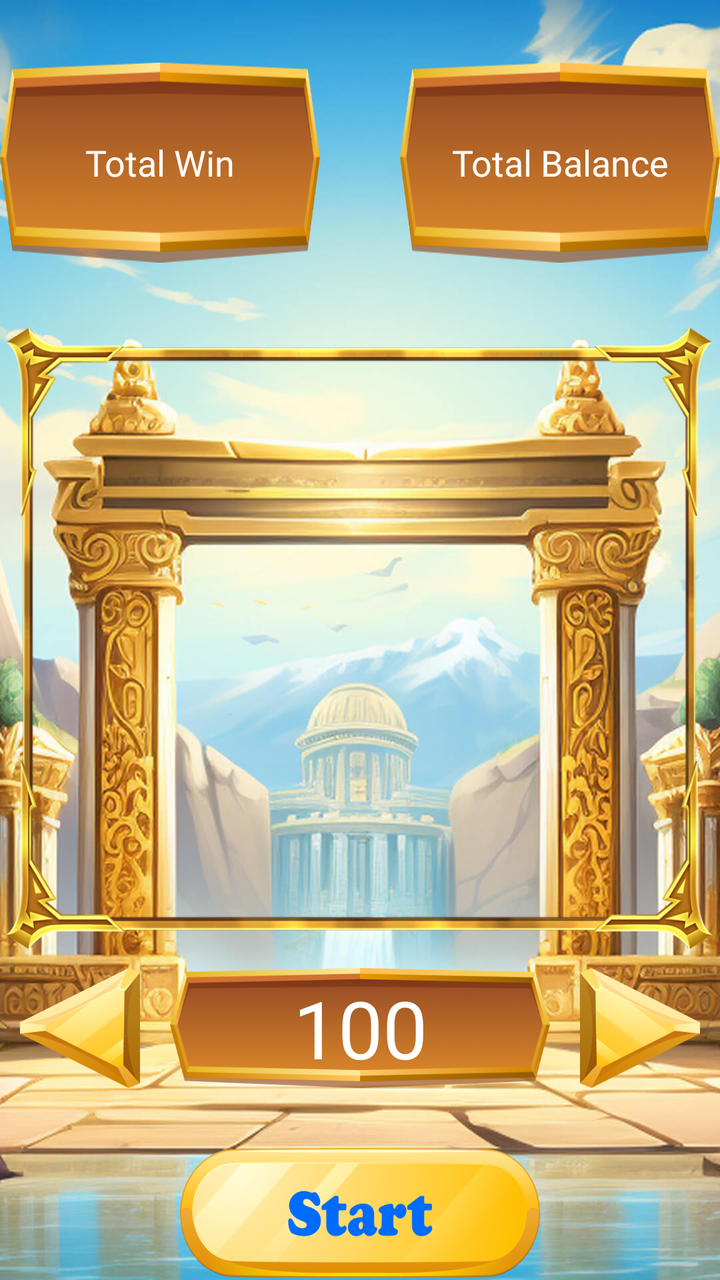
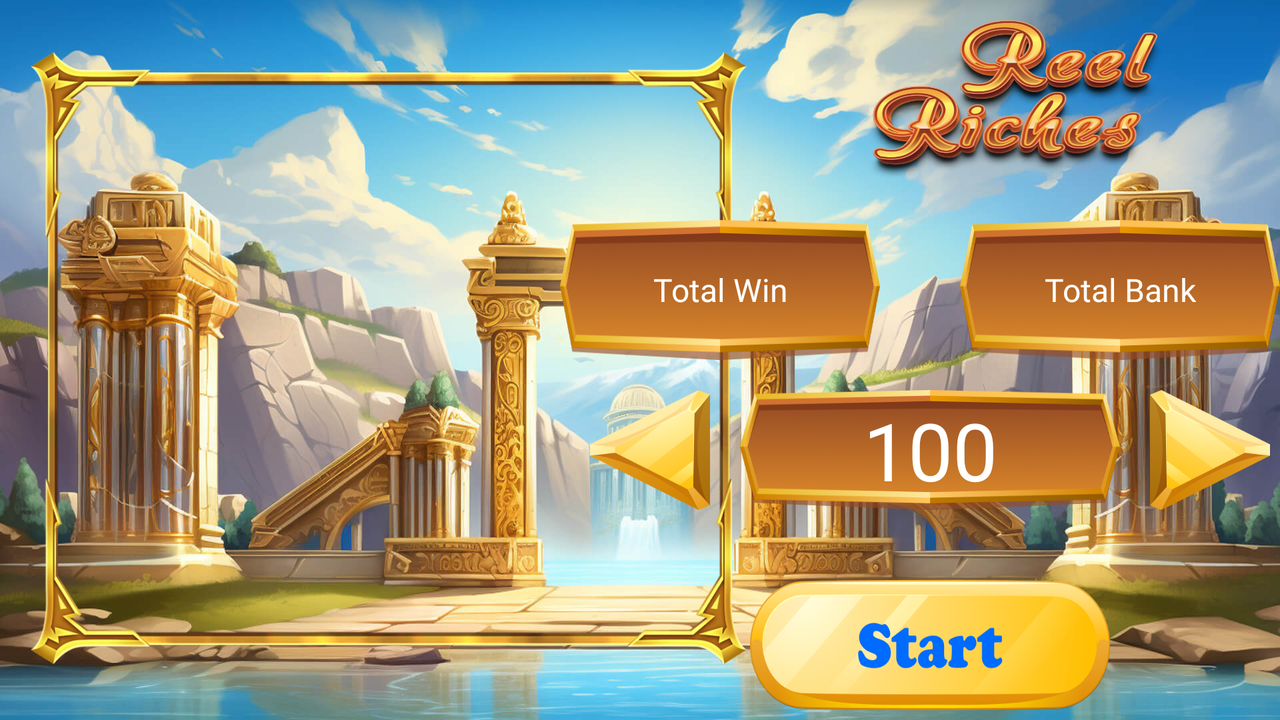

Two renders of one Android screen. The first uses the default layout on a phone; the second uses the alternative layout the repository ships for a different screen configuration, on a matching device. The two XML files are below.
<!-- AndroidManifest.xml: application theme Theme.ReelRiches -->
<!-- res/layout/game_screen.xml -->
<?xml version="1.0" encoding="utf-8"?>
<androidx.constraintlayout.widget.ConstraintLayout xmlns:android="http://schemas.android.com/apk/res/android"
    xmlns:app="http://schemas.android.com/apk/res-auto"
    android:layout_width="match_parent"
    android:layout_height="match_parent"
    android:background="@drawable/bg_vertical"
   >


    <View
        android:id="@+id/view"
        android:layout_width="355dp"
        android:layout_height="315dp"
        app:layout_constraintBottom_toBottomOf="parent"
        app:layout_constraintEnd_toEndOf="parent"
        app:layout_constraintStart_toStartOf="parent"
        app:layout_constraintTop_toTopOf="parent"
        android:background="@drawable/reel"
        />


    <LinearLayout
        android:id="@+id/linear_pointer"
        android:layout_width="330dp"
        android:layout_height="275dp"
        app:layout_constraintBottom_toBottomOf="parent"
        app:layout_constraintEnd_toEndOf="parent"
        app:layout_constraintStart_toStartOf="parent"
        app:layout_constraintTop_toTopOf="parent"
        android:orientation="horizontal" >

        <ScrollView
            android:id="@+id/scroll1"
            android:layout_width="0dp"
            android:layout_height="match_parent"
            android:layout_weight="1"
            android:paddingHorizontal="5dp"
            android:scrollbars="none"
            >

            <LinearLayout
                android:id="@+id/holder1"
                android:orientation="vertical"
                android:layout_width="match_parent"
                android:layout_height="wrap_content"
                />

        </ScrollView>

        <ScrollView
            android:id="@+id/scroll2"
            android:layout_width="0dp"
            android:layout_height="match_parent"
            android:layout_weight="1"
            android:paddingHorizontal="5dp"
            android:scrollbars="none"
            >

            <LinearLayout
                android:id="@+id/holder2"
                android:layout_width="match_parent"
                android:layout_height="wrap_content"
                android:orientation="vertical" />

        </ScrollView>
        <ScrollView
            android:id="@+id/scroll3"
            android:layout_width="0dp"
            android:layout_height="match_parent"
            android:layout_weight="1"
            android:paddingHorizontal="5dp"
            android:scrollbars="none"
            >

            <LinearLayout
                android:id="@+id/holder3"
                android:orientation="vertical"
                android:layout_width="match_parent"
                android:layout_height="wrap_content"
                />
        </ScrollView>
        <ScrollView
            android:id="@+id/scroll4"
            android:layout_width="0dp"
            android:layout_height="match_parent"
            android:layout_weight="1"
            android:paddingHorizontal="5dp"
            android:scrollbars="none"
            >

            <LinearLayout
                android:id="@+id/holder4"
                android:orientation="vertical"
                android:layout_width="match_parent"
                android:layout_height="wrap_content"
                />

        </ScrollView>

        <ScrollView
            android:id="@+id/scroll5"
            android:layout_width="0dp"
            android:layout_height="match_parent"
            android:layout_weight="1"
            android:paddingHorizontal="5dp"
            android:scrollbars="none"
            >

            <LinearLayout
                android:id="@+id/holder5"
                android:layout_width="match_parent"
                android:layout_height="wrap_content"
                android:orientation="vertical" />
        </ScrollView>
    </LinearLayout>

    <Button
        android:id="@+id/button"
        android:layout_width="350dp"
        android:layout_height="300dp"
        android:alpha="0"
        app:layout_constraintBottom_toBottomOf="parent"
        app:layout_constraintEnd_toEndOf="parent"
        app:layout_constraintStart_toStartOf="parent"
        app:layout_constraintTop_toTopOf="parent" />


    <RelativeLayout
        android:id="@+id/relativeLayout2"
        android:layout_width="350dp"
        android:layout_height="170dp"
        app:layout_constraintBottom_toBottomOf="parent"
        app:layout_constraintEnd_toEndOf="parent"
        app:layout_constraintStart_toStartOf="parent"
        app:layout_constraintTop_toBottomOf="@+id/view">

        <ImageView
            android:id="@+id/btn_spin"
            android:layout_width="180dp"
            android:layout_height="65dp"
            android:layout_alignParentBottom="true"
            android:layout_centerHorizontal="true"
            android:layout_marginBottom="5dp"
            android:background="@drawable/btn_start"
             />

        <ImageView
            android:id="@+id/btn_down"
            android:layout_width="60dp"
            android:layout_height="60dp"
            android:layout_marginTop="10dp"
            android:layout_marginEnd="15dp"
            android:layout_toStartOf="@+id/tv_bet_score"
            android:background="@drawable/btn_arrow_left" />

        <ImageView
            android:id="@+id/btn_up"
            android:layout_width="60dp"
            android:layout_height="60dp"
            android:layout_marginStart="15dp"
            android:layout_marginTop="10dp"
            android:layout_toEndOf="@+id/tv_bet_score"
            android:background="@drawable/btn_arrow_right" />

        <TextView
            android:id="@+id/tv_bet_score"
            android:layout_width="190dp"
            android:layout_height="60dp"
            android:layout_marginTop="10dp"
            android:layout_centerHorizontal="true"
            android:background="@drawable/btn_text"
            android:fontFamily="@font/nimbus"
            android:gravity="center"
            android:text="100"
            android:textColor="@color/white"
            android:textSize="40sp" />


    </RelativeLayout>

    <RelativeLayout
        android:id="@+id/relativeLayout"
        android:layout_width="360dp"
        android:layout_height="150dp"
        app:layout_constraintBottom_toTopOf="@+id/view"
        app:layout_constraintEnd_toEndOf="parent"
        app:layout_constraintStart_toStartOf="parent"
        app:layout_constraintTop_toTopOf="parent">

        <TextView
            android:id="@+id/tv_win_score"
            android:layout_width="160dp"
            android:layout_height="100dp"
            android:layout_alignParentStart="true"
            android:layout_centerInParent="true"
            android:background="@drawable/btn_text"
            android:fontFamily="@font/nimbus"
            android:gravity="center"
            android:text="Total Win"
            android:textColor="@color/white"
            android:textSize="18sp" />

        <TextView
            android:id="@+id/tv_bank_score"
            android:layout_width="160dp"
            android:layout_height="100dp"
            android:layout_alignParentEnd="true"
            android:layout_centerInParent="true"
            android:background="@drawable/btn_text"
            android:fontFamily="@font/nimbus"
            android:gravity="center"
            android:text="Total Balance"
            android:textColor="@color/white"
            android:textSize="18sp" />

    </RelativeLayout>

    <ImageView
        android:id="@+id/linewin1"
        android:layout_width="300dp"
        android:layout_height="10dp"
        android:background="@drawable/line"
        app:layout_constraintBottom_toBottomOf="parent"
        app:layout_constraintEnd_toEndOf="parent"
        app:layout_constraintStart_toStartOf="parent"
        app:layout_constraintTop_toTopOf="parent"
        android:visibility="invisible"
        />

    <ImageView
        android:id="@+id/linewin2"
        android:layout_width="300dp"
        android:layout_height="10dp"
        android:layout_marginBottom="45dp"
        android:background="@drawable/line"
        app:layout_constraintBottom_toTopOf="@+id/linewin1"
        app:layout_constraintEnd_toEndOf="parent"
        app:layout_constraintStart_toStartOf="parent"
        android:visibility="invisible"
        />

    <ImageView
        android:id="@+id/linewin3"
        android:layout_width="300dp"
        android:layout_height="10dp"
        android:background="@drawable/line"
        android:layout_marginBottom="45dp"
        app:layout_constraintBottom_toTopOf="@+id/linewin2"
        app:layout_constraintEnd_toEndOf="parent"
        app:layout_constraintStart_toStartOf="parent"
        android:visibility="invisible"
        />

    <ImageView
        android:id="@+id/linewin4"
        android:layout_width="300dp"
        android:layout_height="10dp"
        android:layout_marginTop="45dp"
        android:visibility="invisible"
        android:background="@drawable/line"
        app:layout_constraintEnd_toEndOf="parent"
        app:layout_constraintStart_toStartOf="parent"
        app:layout_constraintTop_toBottomOf="@+id/linewin1" />

    <ImageView
        android:id="@+id/linewin5"
        android:layout_width="300dp"
        android:layout_height="10dp"
        android:background="@drawable/line"
        android:layout_marginTop="45dp"
        android:visibility="invisible"
        app:layout_constraintEnd_toEndOf="parent"
        app:layout_constraintStart_toStartOf="parent"
        app:layout_constraintTop_toBottomOf="@+id/linewin4" />

    <ImageView
        android:id="@+id/linewin6"
        android:layout_width="400dp"
        android:layout_height="10dp"
        android:background="@drawable/line"
        android:rotation="40"
        android:visibility="invisible"
        app:layout_constraintBottom_toBottomOf="parent"
        app:layout_constraintEnd_toEndOf="parent"
        app:layout_constraintStart_toStartOf="parent"
        app:layout_constraintTop_toTopOf="parent" />
    <ImageView
        android:id="@+id/linewin7"
        android:layout_width="400dp"
        android:layout_height="10dp"
        android:background="@drawable/line"
        android:rotation="-40"
        android:visibility="invisible"
        app:layout_constraintBottom_toBottomOf="parent"
        app:layout_constraintEnd_toEndOf="parent"
        app:layout_constraintStart_toStartOf="parent"
        app:layout_constraintTop_toTopOf="parent" />

    <RelativeLayout
        android:id="@+id/card_choice"
        android:layout_width="300dp"
        android:layout_height="280dp"
        android:visibility="gone"
        app:layout_constraintBottom_toBottomOf="parent"
        app:layout_constraintEnd_toEndOf="parent"
        app:layout_constraintStart_toStartOf="parent"
        app:layout_constraintTop_toTopOf="parent" >
        <ImageButton
            android:id="@+id/card_front_1"
            android:layout_width="100dp"
            android:layout_centerVertical="true"
            android:layout_height="200dp"/>

        <ImageButton
            android:id="@+id/card_back_1"
            android:layout_width="100dp"
            android:background="@drawable/card_back"
            android:layout_centerVertical="true"
            android:layout_height="200dp"/>
        <ImageButton
            android:id="@+id/card_front_2"
            android:layout_width="100dp"
            android:layout_alignParentEnd="true"
            android:layout_centerVertical="true"
            android:layout_height="200dp"/>

        <ImageButton
            android:id="@+id/card_back_2"
            android:layout_width="100dp"
            android:background="@drawable/card_back"
            android:layout_alignParentEnd="true"
            android:layout_centerVertical="true"
            android:layout_height="200dp"/>
        <TextView
            android:id="@+id/btn_pass"
            android:layout_width="80dp"
            android:layout_height="80dp"
            android:layout_centerInParent="true"
            android:text="PASS"
            android:gravity="center"
            android:textColor="@color/white"
            android:background="@drawable/btn_text"/>

    </RelativeLayout>

</androidx.constraintlayout.widget.ConstraintLayout>
<!-- resources referenced by this layout -->
<resources>
  <color name="white">#FFFFFFFF</color>
  <!-- drawable bg_vertical: jpg bitmap (drawable, 191944 bytes) -->
  <!-- drawable btn_arrow_left: png bitmap (drawable, 24748 bytes) -->
  <!-- drawable btn_arrow_right: png bitmap (drawable, 25123 bytes) -->
  <!-- drawable btn_start: png bitmap (drawable, 30751 bytes) -->
  <!-- drawable btn_text: png bitmap (drawable, 72400 bytes) -->
  <!-- drawable card_back: png bitmap (drawable, 146105 bytes) -->
  <!-- drawable line: png bitmap (drawable, 88 bytes) -->
  <!-- drawable reel: png bitmap (drawable, 36436 bytes) -->
  <style name="Theme.ReelRiches" parent="Theme.Material3.DayNight.NoActionBar">
          <item name="android:windowNoTitle">true</item>
          <item name="android:windowFullscreen">true</item>
          <item name="android:fitsSystemWindows">true</item>
          
          <item name="colorPrimary">@color/purple_500</item>
          <item name="colorPrimaryVariant">@color/purple_700</item>
          <item name="colorOnPrimary">@color/white</item>
          
          <item name="colorSecondary">@color/teal_200</item>
          <item name="colorSecondaryVariant">@color/teal_700</item>
          <item name="colorOnSecondary">@color/black</item>
          
          <item name="android:statusBarColor">?attr/colorPrimaryVariant</item>
          
      </style>
  <color name="purple_500">#FF6200EE</color>
  <color name="purple_700">#FF3700B3</color>
  <color name="teal_200">#FF03DAC5</color>
  <color name="teal_700">#FF018786</color>
  <color name="black">#FF000000</color>
</resources>
<!-- res/layout-land/game_screen.xml (the repository's variant of the layout above) -->
<!-- drawn on the phone turned sideways -->
<?xml version="1.0" encoding="utf-8"?>
<androidx.constraintlayout.widget.ConstraintLayout xmlns:android="http://schemas.android.com/apk/res/android"
    xmlns:app="http://schemas.android.com/apk/res-auto"
    android:layout_width="match_parent"
    android:layout_height="match_parent"
    android:background="@drawable/bg"
    >


    <View
        android:id="@+id/view"
        android:layout_width="360dp"
        android:layout_height="310dp"
        android:layout_marginStart="15dp"
        android:background="@drawable/reel"
        app:layout_constraintBottom_toBottomOf="parent"
        app:layout_constraintStart_toStartOf="parent"
        app:layout_constraintTop_toTopOf="parent" />


    <LinearLayout
        android:id="@+id/linear_pointer"
        android:layout_width="330dp"
        android:layout_height="275dp"
        android:orientation="horizontal"
        app:layout_constraintBottom_toBottomOf="@+id/view"
        app:layout_constraintEnd_toEndOf="@+id/view"
        app:layout_constraintStart_toStartOf="@+id/view"
        app:layout_constraintTop_toTopOf="@+id/view">

        <ScrollView
            android:id="@+id/scroll1"
            android:layout_width="0dp"
            android:layout_height="match_parent"
            android:layout_weight="1"
            android:paddingHorizontal="5dp"
            android:scrollbars="none">

            <LinearLayout
                android:id="@+id/holder1"
                android:layout_width="match_parent"
                android:layout_height="wrap_content"
                android:orientation="vertical" />

        </ScrollView>

        <ScrollView
            android:id="@+id/scroll2"
            android:layout_width="0dp"
            android:layout_height="match_parent"
            android:layout_weight="1"
            android:paddingHorizontal="5dp"
            android:scrollbars="none">

            <LinearLayout
                android:id="@+id/holder2"
                android:layout_width="match_parent"
                android:layout_height="wrap_content"
                android:orientation="vertical" />

        </ScrollView>

        <ScrollView
            android:id="@+id/scroll3"
            android:layout_width="0dp"
            android:layout_height="match_parent"
            android:layout_weight="1"
            android:paddingHorizontal="5dp"
            android:scrollbars="none">

            <LinearLayout
                android:id="@+id/holder3"
                android:layout_width="match_parent"
                android:layout_height="wrap_content"
                android:orientation="vertical" />
        </ScrollView>

        <ScrollView
            android:id="@+id/scroll4"
            android:layout_width="0dp"
            android:layout_height="match_parent"
            android:layout_weight="1"
            android:paddingHorizontal="5dp"
            android:scrollbars="none">

            <LinearLayout
                android:id="@+id/holder4"
                android:layout_width="match_parent"
                android:layout_height="wrap_content"
                android:orientation="vertical" />

        </ScrollView>

        <ScrollView
            android:id="@+id/scroll5"
            android:layout_width="0dp"
            android:layout_height="match_parent"
            android:layout_weight="1"
            android:paddingHorizontal="5dp"
            android:scrollbars="none">

            <LinearLayout
                android:id="@+id/holder5"
                android:layout_width="match_parent"
                android:layout_height="wrap_content"
                android:orientation="vertical" />
        </ScrollView>
    </LinearLayout>

    <Button
        android:id="@+id/button"
        android:layout_width="350dp"
        android:layout_height="300dp"
        android:alpha="0"
        android:visibility="gone"
        android:layout_marginStart="10dp"
        app:layout_constraintBottom_toBottomOf="parent"
        app:layout_constraintStart_toStartOf="parent"
        app:layout_constraintTop_toTopOf="parent" />


    <RelativeLayout
        android:id="@+id/relativeLayout2"
        android:layout_width="350dp"
        android:layout_height="170dp"
        app:layout_constraintBottom_toBottomOf="parent"
        app:layout_constraintEnd_toEndOf="parent">

        <ImageView
            android:id="@+id/btn_spin"
            android:layout_width="180dp"
            android:layout_height="65dp"
            android:layout_alignParentBottom="true"
            android:layout_centerHorizontal="true"
            android:layout_marginBottom="5dp"
            android:background="@drawable/btn_start"
            />

        <ImageView
            android:id="@+id/btn_down"
            android:layout_width="60dp"
            android:layout_height="60dp"
            android:layout_marginTop="5dp"
            android:layout_marginEnd="15dp"
            android:layout_toStartOf="@+id/tv_bet_score"
            android:background="@drawable/btn_arrow_left" />

        <ImageView
            android:id="@+id/btn_up"
            android:layout_width="60dp"
            android:layout_height="60dp"
            android:layout_marginStart="15dp"
            android:layout_marginTop="5dp"
            android:layout_toEndOf="@+id/tv_bet_score"
            android:background="@drawable/btn_arrow_right" />

        <TextView
            android:id="@+id/tv_bet_score"
            android:layout_width="190dp"
            android:layout_height="60dp"
            android:layout_marginTop="5dp"
            android:layout_centerHorizontal="true"
            android:background="@drawable/btn_text"
            android:fontFamily="@font/nimbus"
            android:gravity="center"
            android:text="100"
            android:textColor="@color/white"
            android:textSize="40sp" />


    </RelativeLayout>

    <ImageView
        android:layout_width="150dp"
        android:layout_height="80dp"
        android:layout_marginTop="10dp"
        android:background="@drawable/gamee_title"
        app:layout_constraintEnd_toEndOf="@+id/relativeLayout"
        app:layout_constraintStart_toEndOf="@+id/view"
        app:layout_constraintTop_toTopOf="parent" />
    <RelativeLayout
        android:id="@+id/relativeLayout"
        android:layout_width="360dp"
        android:layout_height="150dp"
        android:layout_marginTop="70dp"
        app:layout_constraintEnd_toEndOf="parent"
        app:layout_constraintTop_toTopOf="parent">

        <TextView
            android:id="@+id/tv_win_score"
            android:layout_width="160dp"
            android:layout_height="70dp"
            android:layout_alignParentStart="true"
            android:layout_centerInParent="true"
            android:background="@drawable/btn_text"
            android:fontFamily="@font/nimbus"
            android:gravity="center"
            android:text="Total Win"
            android:textColor="@color/white"
            android:textSize="16sp" />

        <TextView
            android:id="@+id/tv_bank_score"
            android:layout_width="160dp"
            android:layout_height="70dp"
            android:layout_alignParentEnd="true"
            android:layout_centerInParent="true"
            android:background="@drawable/btn_text"
            android:fontFamily="@font/nimbus"
            android:gravity="center"
            android:text="Total Bank"
            android:textColor="@color/white"
            android:textSize="16sp" />

    </RelativeLayout>

    <ImageView
        android:id="@+id/linewin1"
        android:layout_width="300dp"
        android:layout_height="10dp"
        android:visibility="invisible"
        android:background="@drawable/line"
        app:layout_constraintBottom_toBottomOf="parent"
        app:layout_constraintEnd_toEndOf="@+id/linear_pointer"
        app:layout_constraintStart_toStartOf="@+id/linear_pointer"
        app:layout_constraintTop_toTopOf="parent" />

    <ImageView
        android:id="@+id/linewin2"
        android:layout_width="300dp"
        android:layout_height="10dp"
        android:layout_marginBottom="40dp"
        android:background="@drawable/line"
        app:layout_constraintBottom_toTopOf="@+id/linewin1"
        app:layout_constraintEnd_toEndOf="@+id/linear_pointer"
        app:layout_constraintStart_toStartOf="@+id/linear_pointer"
        android:visibility="invisible"
        />

    <ImageView
        android:id="@+id/linewin3"
        android:layout_width="300dp"
        android:layout_height="10dp"
        android:background="@drawable/line"
        android:layout_marginBottom="40dp"
        app:layout_constraintBottom_toTopOf="@+id/linewin2"
        app:layout_constraintEnd_toEndOf="@+id/linear_pointer"
        app:layout_constraintStart_toStartOf="@+id/linear_pointer"
        android:visibility="invisible"
        />

    <ImageView
        android:id="@+id/linewin4"
        android:layout_width="300dp"
        android:layout_height="10dp"
        android:layout_marginTop="40dp"
        android:visibility="invisible"
        android:background="@drawable/line"
        app:layout_constraintEnd_toEndOf="@+id/linear_pointer"
        app:layout_constraintStart_toStartOf="@+id/linear_pointer"
        app:layout_constraintTop_toBottomOf="@+id/linewin1" />

    <ImageView
        android:id="@+id/linewin5"
        android:layout_width="300dp"
        android:layout_height="10dp"
        android:background="@drawable/line"
        android:layout_marginTop="40dp"
        android:visibility="invisible"
        app:layout_constraintEnd_toEndOf="@+id/linear_pointer"
        app:layout_constraintStart_toStartOf="@+id/linear_pointer"
        app:layout_constraintTop_toBottomOf="@+id/linewin4" />

    <ImageView
        android:id="@+id/linewin6"
        android:layout_width="380dp"
        android:layout_height="10dp"
        android:background="@drawable/line"
        android:rotation="40"
        android:visibility="invisible"
        app:layout_constraintBottom_toBottomOf="parent"
        app:layout_constraintStart_toStartOf="parent"
        app:layout_constraintTop_toTopOf="parent" />

    <ImageView
        android:id="@+id/linewin7"
        android:layout_width="380dp"
        android:layout_height="10dp"
        android:background="@drawable/line"
        android:rotation="-40"
        android:visibility="invisible"
        app:layout_constraintBottom_toBottomOf="parent"
        app:layout_constraintStart_toStartOf="parent"
        app:layout_constraintTop_toTopOf="parent" />

    <RelativeLayout
        android:id="@+id/card_choice"
        android:layout_width="400dp"
        android:layout_height="280dp"
        android:visibility="gone"
        app:layout_constraintBottom_toBottomOf="parent"
        app:layout_constraintEnd_toEndOf="parent"
        app:layout_constraintStart_toStartOf="parent"
        app:layout_constraintTop_toTopOf="parent" >
        <ImageButton
            android:id="@+id/card_front_1"
            android:layout_width="100dp"
            android:layout_centerVertical="true"
            android:layout_height="200dp"/>

        <ImageButton
            android:id="@+id/card_back_1"
            android:layout_width="100dp"
            android:background="@drawable/card_back"
            android:layout_centerVertical="true"
            android:layout_height="200dp"/>
        <ImageButton
            android:id="@+id/card_front_2"
            android:layout_width="100dp"
            android:layout_alignParentEnd="true"
            android:layout_centerVertical="true"
            android:layout_height="200dp"/>

        <ImageButton
            android:id="@+id/card_back_2"
            android:layout_width="100dp"
            android:background="@drawable/card_back"
            android:layout_alignParentEnd="true"
            android:layout_centerVertical="true"
            android:layout_height="200dp"/>
        <TextView
            android:id="@+id/btn_pass"
            android:layout_width="80dp"
            android:layout_height="80dp"
            android:layout_centerInParent="true"
            android:text="PASS"
            android:gravity="center"
            android:textColor="@color/white"
            android:background="@drawable/btn_text"/>

    </RelativeLayout>
</androidx.constraintlayout.widget.ConstraintLayout>
<!-- resources referenced by the variant -->
<!-- as the phone turned sideways resolves them -->
<resources>
  <color name="white">#FFFFFFFF</color>
  <!-- drawable bg: jpg bitmap (drawable, 229490 bytes) -->
  <!-- drawable btn_arrow_left: png bitmap (drawable, 24748 bytes) -->
  <!-- drawable btn_arrow_right: png bitmap (drawable, 25123 bytes) -->
  <!-- drawable btn_start: png bitmap (drawable, 30751 bytes) -->
  <!-- drawable btn_text: png bitmap (drawable, 72400 bytes) -->
  <!-- drawable card_back: png bitmap (drawable, 146105 bytes) -->
  <!-- drawable gamee_title: png bitmap (drawable, 187183 bytes) -->
  <!-- drawable line: png bitmap (drawable, 88 bytes) -->
  <!-- drawable reel: png bitmap (drawable, 36436 bytes) -->
  <style name="Theme.ReelRiches" parent="Theme.Material3.DayNight.NoActionBar">
          <item name="android:windowNoTitle">true</item>
          <item name="android:windowFullscreen">true</item>
          <item name="android:fitsSystemWindows">true</item>
          
          <item name="colorPrimary">@color/purple_500</item>
          <item name="colorPrimaryVariant">@color/purple_700</item>
          <item name="colorOnPrimary">@color/white</item>
          
          <item name="colorSecondary">@color/teal_200</item>
          <item name="colorSecondaryVariant">@color/teal_700</item>
          <item name="colorOnSecondary">@color/black</item>
          
          <item name="android:statusBarColor">?attr/colorPrimaryVariant</item>
          
      </style>
  <color name="purple_500">#FF6200EE</color>
  <color name="purple_700">#FF3700B3</color>
  <color name="teal_200">#FF03DAC5</color>
  <color name="teal_700">#FF018786</color>
  <color name="black">#FF000000</color>
</resources>
